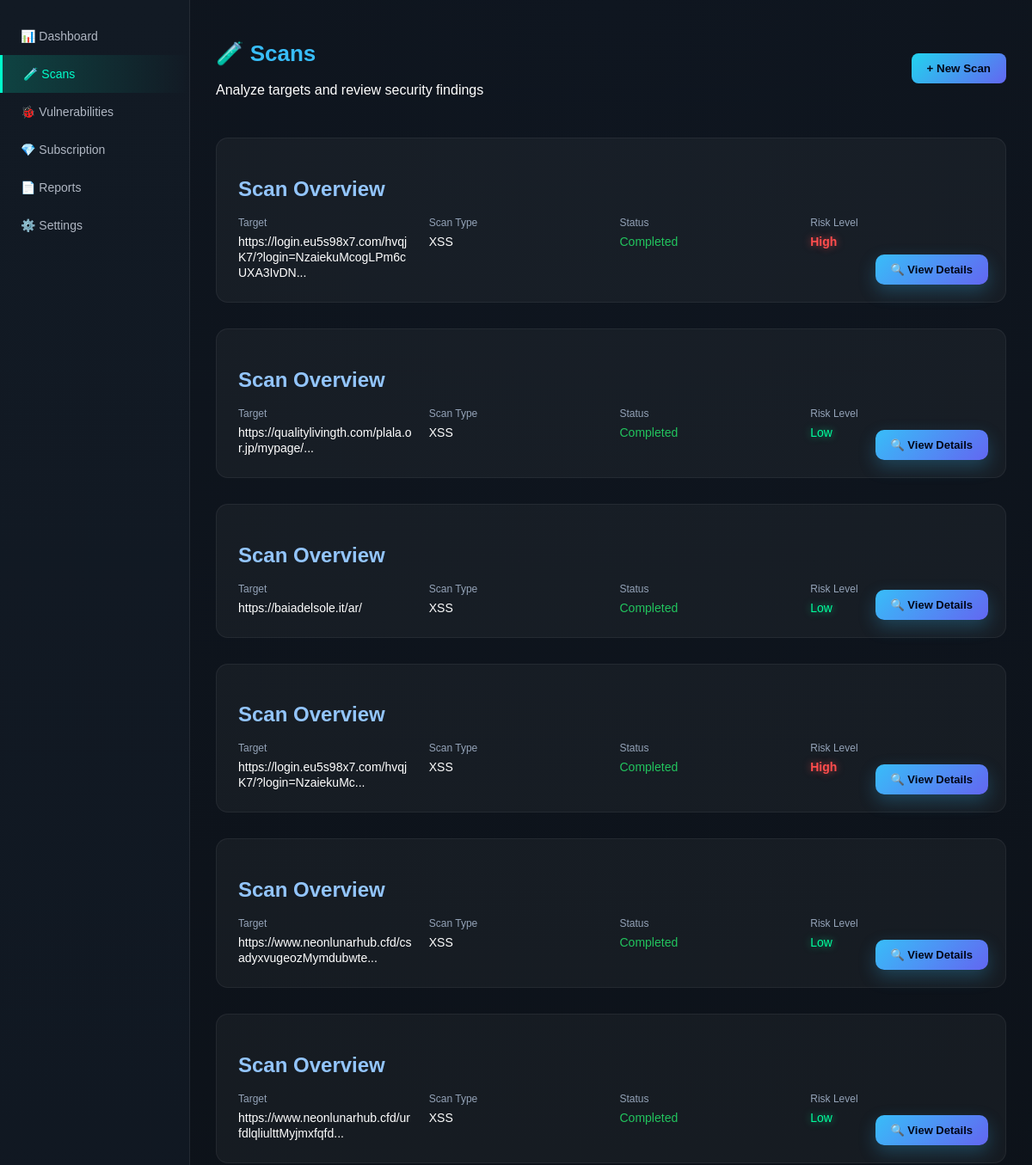
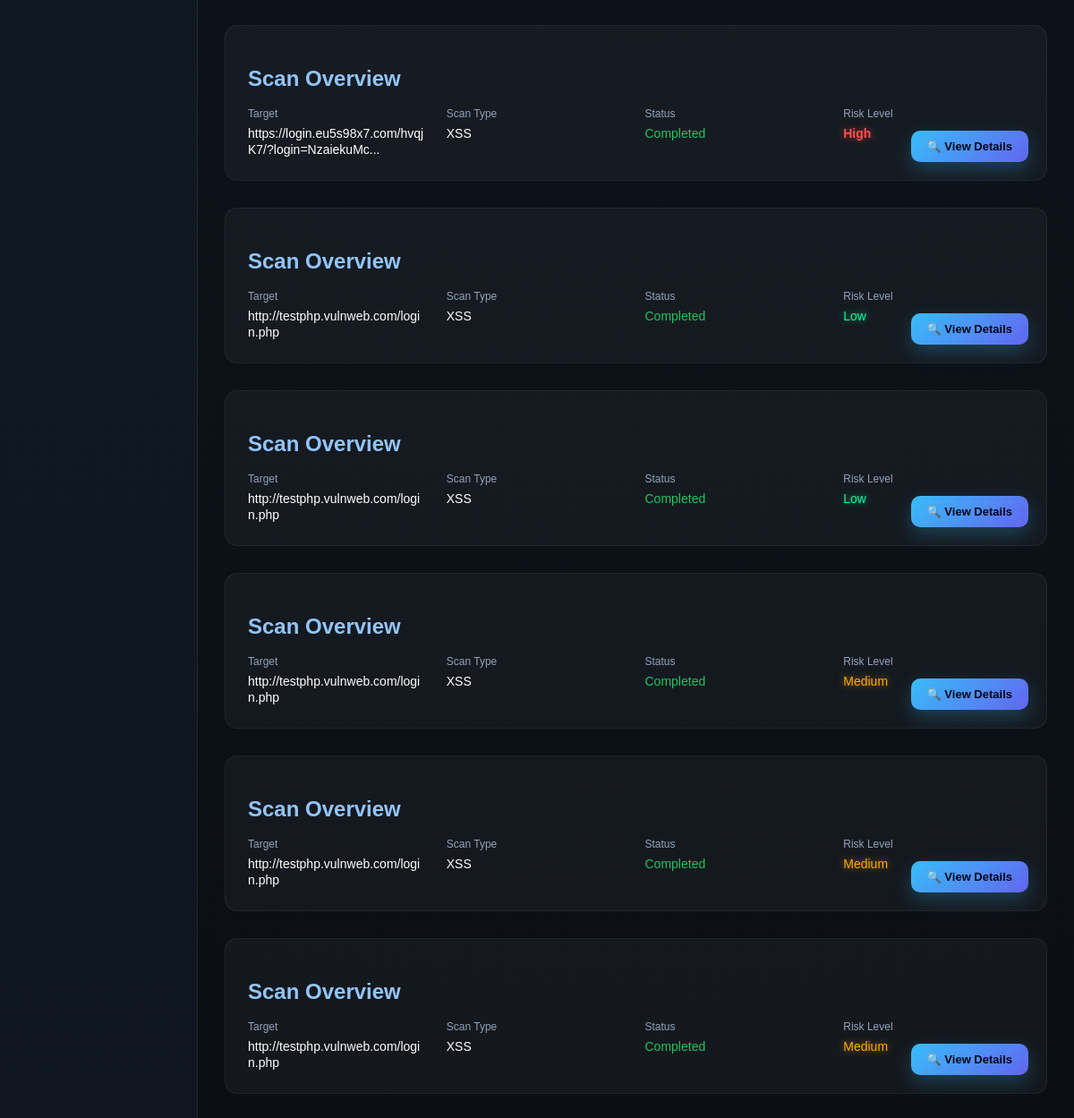
/scans (signed in), run on the app's committed database (2 pictures, top to bottom).
### tables this page shows
CREATE TABLE scans (
        id INTEGER PRIMARY KEY AUTOINCREMENT,
        user_id INTEGER,
        target TEXT,
        total_vulns INTEGER,
        risk_level TEXT,
        status TEXT,
        created_at TEXT
    );

### app.py (the view)
@app.route("/scans")
def scans():
    if "user_id" not in session:
        return redirect("/login")
    db = get_db()
    scans = db.execute("""
        SELECT * FROM scans
        WHERE user_id = ?
        ORDER BY id DESC
    """, (session["user_id"],)).fetchall()
    db.close()
    return render_template("scans.html", scans=scans)

### app.py (called while the page is built)
def get_db():
    conn = sqlite3.connect(
        DB_PATH,
        timeout=30,
        check_same_thread=False
    )
    conn.row_factory = sqlite3.Row
    return conn

@app.before_request
def track_active_users():
    if "username" in session:
        active_users[session["username"]] = datetime.now()
    timeout = datetime.now() - timedelta(minutes=5)
    for user in list(active_users):
        if active_users[user] < timeout:
            del active_users[user]

### templates/scans.html (shortened to what this page needs)
<!DOCTYPE html>
<html lang="en">
<head>
  <link rel="stylesheet" href="{{ url_for('static', filename='css/scans.css') }}">
  <link rel="stylesheet" href="{{ url_for('static', filename='css/dashboard.css') }}">
</head>
<body class="dashboard">
<div class="main">
  <aside class="sidebar">
    <a href="/dashboard" class="menu">📊 Dashboard</a>
    <a href="/scans" class="menu active">🧪 Scans</a>
    <a href="/vulnerabilities" class="menu">🐞 Vulnerabilities</a>
    <a href="/subscription" class="menu">💎 Subscription</a>
    <a href="/reports" class="menu">📄 Reports</a>
    <a href="/settings" class="menu">⚙️ Settings</a>
  </aside>
  <main class="content">
    <header class="scan-header">
      <div class="header-left">
        <h1>🧪 Scans</h1>
        <p class="header-sub">
          Analyze targets and review security findings
        </p>
      </div>
      <button class="new-scan-btn" onclick="openScanModal()">
        + New Scan
      </button>
    </header>
    {% if scans %}
      {% for scan in scans %}
      <section class="scan-overview">
        <h2>Scan Overview</h2>
        <div class="overview-grid">
          <div class="overview-item">
            <span class="label">Target</span>
            <span class="value">{{ scan.target }}</span>
          </div>
          <div class="overview-item">
            <span class="label">Scan Type</span>
            <span class="value">XSS</span>
          </div>
          <div class="overview-item">
            <span class="label">Status</span>
            <span class="value status {{ scan.status|lower }}">
              {{ scan.status }}
            </span>
          </div>
          <div class="overview-item">
            <span class="label">Risk Level</span>
            <span class="value risk {{ scan.risk_level|lower }}">
              {{ scan.risk_level }}
            </span>
          </div>
        </div>
        {% if scan.status == "Completed" %}
        <a
          href="/vulnerabilities?scan_id={{ scan.id }}"
          class="corner-btn"
        >
          🔍 View Details
        </a>
        {% endif %}
      </section>
      {% endfor %}
    {% else %}
      <p style="padding:40px; text-align:center; opacity:0.6;">
        No scans started yet
      </p>
    {% endif %}
  </main>
</div>
</body>
</html>

### static/css/scans.css (style rules this page uses)
.scan-header { display: flex; justify-content: space-between; align-items: center; margin-bottom: 30px; }
.scan-header h1 { font-size: 26px; color: #38bdf8; }
.new-scan-btn { background: linear-gradient(135deg, #22d3ee, #6366f1); border: none; padding: 10px 18px; border-radius: 8px; color: #020617; font-weight: 600; cursor: pointer; }
.label { display: block; font-size: 12px; color: #94a3b8; margin-bottom: 6px; }
.value { font-size: 14px; word-break: break-all; }
.status.completed { color: #22c55e; }
.risk.high { color: #ef4444; }
.risk.medium { color: #f97316; }
.risk.low { color: #22c55e; }
.scan-overview { background: rgba(255,255,255,0.04); padding: 25px; border-radius: 14px; margin-bottom: 30px; border: 1px solid rgba(255,255,255,0.06); }
.scan-overview h2 { margin-bottom: 18px; color: #93c5fd; }
.overview-grid { display: grid; grid-template-columns: repeat(4, 1fr); gap: 20px; }
.scan-overview { position: relative; }
.corner-btn { position: absolute; right: 20px; bottom: 20px; padding: 10px 18px; font-size: 13px; border-radius: 10px; background: linear-gradient(135deg, #38bdf8, #6366f1); color: #020617; font-weight: 600; text-decoration: none; box-shadow: 0 8px 20px rgba(56, 189, 248, 0.25); transition: all 0.2s ease; }

### static/css/dashboard.css (style rules this page uses)
body.dashboard { margin: 0; font-family: Arial, sans-serif; background: #0b0f14; color: #ffffff; }
.main { display: flex; height: calc(100vh - 60px); }
.sidebar { width: 220px; background: linear-gradient(180deg, #121a24, #0f1620); padding-top: 20px; border-right: 1px solid rgba(255,255,255,0.08); }
.menu { display: block; padding: 14px 24px; color: #b0b7c3; text-decoration: none; font-size: 14px; transition: all 0.2s ease; }
.menu.active { background: linear-gradient(90deg, rgba(0,255,204,0.18), transparent); border-left: 3px solid #00ffcc; color: #00ffcc; }
.content { flex: 1; padding: 30px; overflow-y: auto; background: radial-gradient(circle at top, #0f1620, #0b0f14); }
.risk.high { color: #ff4d4d; text-shadow: 0 0 8px rgba(255,77,77,0.5); }
.risk.medium { color: #ffaa00; text-shadow: 0 0 8px rgba(255,170,0,0.5); }
.sidebar { width: 220px; flex-shrink: 0; }
.risk.high { color: #ff4d4d; font-weight: 600; text-shadow: 0 0 8px rgba(255, 77, 77, 0.6); }
.risk.medium { color: #ffaa00; text-shadow: 0 0 8px rgba(255, 170, 0, 0.6); }
.risk.low { color: #00ff9d; text-shadow: 0 0 8px rgba(0, 255, 157, 0.6); }

### data on the page
scans: target "https://login.eu5s98x7.com/hvqjK7/?login=NzaiekuMcogLPm6cUXA3IvDN...", status "Completed", risk_level "High"
scans: target "https://qualitylivingth.com/plala.or.jp/mypage/...", status "Completed", risk_level "Low"
scans: target "https://baiadelsole.it/ar/", status "Completed", risk_level "Low"
scans: target "https://login.eu5s98x7.com/hvqjK7/?login=NzaiekuMc...", status "Completed", risk_level "High"
scans: target "https://www.neonlunarhub.cfd/csadyxvugeozMymdubwte...", status "Completed", risk_level "Low"
scans: target "https://www.neonlunarhub.cfd/urfdlqliulttMyjmxfqfd...", status "Completed", risk_level "Low"
scans: target "https://login.eu5s98x7.com/hvqjK7/?login=NzaiekuMc...", status "Completed", risk_level "High"
scans: target "http://testphp.vulnweb.com/login.php", status "Completed", risk_level "Low"
scans: target "http://testphp.vulnweb.com/login.php", status "Completed", risk_level "Low"
scans: target "http://testphp.vulnweb.com/login.php", status "Completed", risk_level "Medium"
scans: target "http://testphp.vulnweb.com/login.php", status "Completed", risk_level "Medium"
scans: target "http://testphp.vulnweb.com/login.php", status "Completed", risk_level "Medium"
